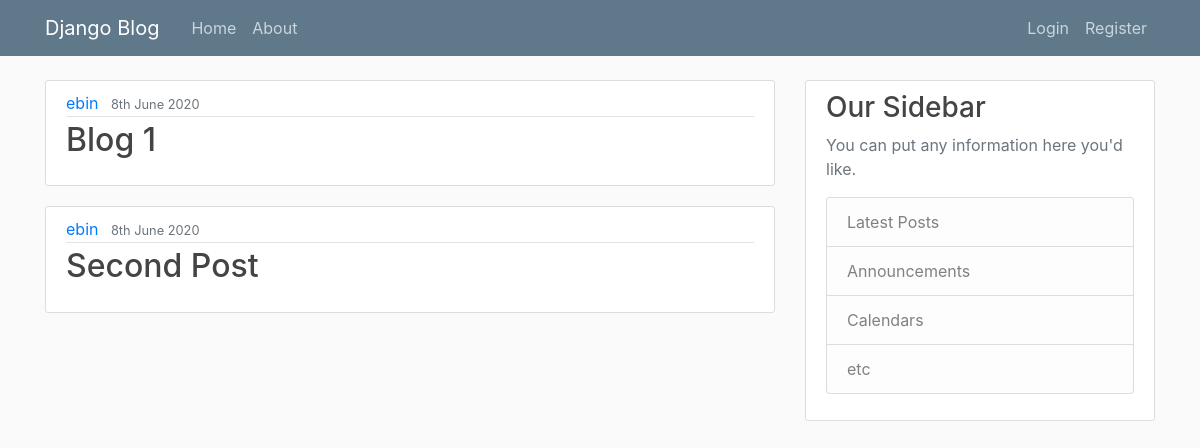
The app's page /, older data.
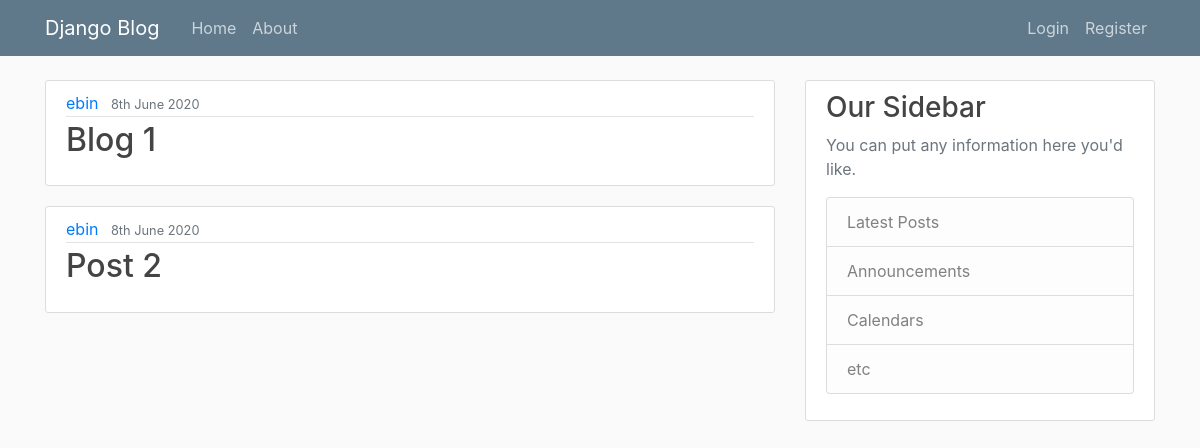
The same page, newer data.
### blog/models.py (models this page shows, shortened)
class Post(models.Model):
    title = models.CharField(max_length=100)
    content = models.TextField()
    date_posted = models.DateTimeField(default=timezone.now)
    author = models.ForeignKey(User,on_delete=models.CASCADE)

### blog/views.py (the view)
# urls.py: path('', views.home,name='blog-home'),
def home(request):
    context={
        'posts':Post.objects.all()
    }
    return render(request,'blog/home.html',context)

### blog/templates/blog/home.html (shortened to what this page needs)
{% extends 'blog/base.html' %}
{% block content %}
   {% for post in posts %}
   <article class="media content-section">
    <div class="media-body">
      <div class="article-metadata">
        <a class="mr-2" href="#">{{ post.author }}</a>
        <small class="text-muted">{{ post.date_posted | date:'jS F Y' }}</small>
      </div>
      <h2><a class="article-title" href="#">{{ post.title }}</a></h2>
    </div>
  </article>
   {% endfor %}
{% endblock content %}

Row changes from the older to the newer data that the page shows:
changed Post: title "Second Post" → "Post 2"
